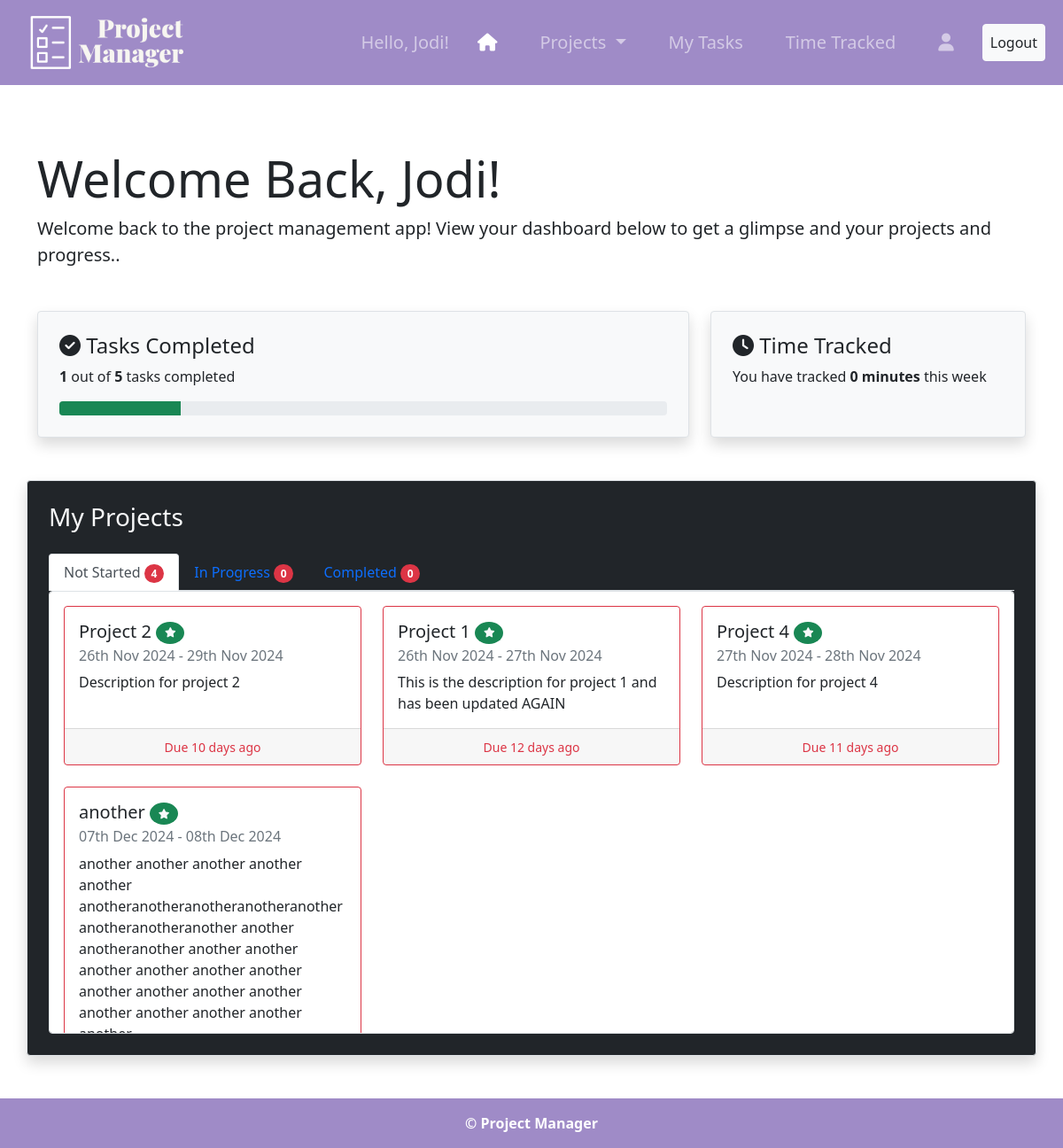
The app's page / (signed in) with its own data.
### projects/models.py (models this page shows, shortened)
class Project(models.Model):
    STATUS_CHOICES = [
        ('Not Started', 'Not Started'),
        ('In Progress', 'In Progress'),
        ('Completed', 'Completed'),
    ]
    name = models.CharField(max_length=200)
    description = models.TextField()
    created_by = models.ForeignKey(User, on_delete=models.CASCADE)
    start_date = models.DateField(default=date.today) #default to today
    end_date = models.DateField(default= date.today() + timedelta(1)) #defult to tomorrow
    team_members = models.ManyToManyField(User, related_name='projects')
    status = models.CharField(max_length=50, choices=STATUS_CHOICES, default='Not Started') #default to not started

### projects/views.py (the view)
# urls.py: 2. Add a URL to urlpatterns:  path('', views.home, name='home')
@login_required
def home(request):
    not_started_projects = []
    in_progress_projects = []
    completed_projects = []
    today = timezone.now().date()
    start_of_week = today - timedelta(days=today.weekday())
    time_entries = TimeEntry.objects.filter(user=request.user, date_entry__gte=start_of_week)
    total_time_minutes = time_entries.aggregate(total_time=models.Sum('time_spent_minutes'))['total_time'] or 0
    if total_time_minutes >= 60:
        hours = total_time_minutes // 60
        minutes = total_time_minutes % 60
        total_time_message = f"{hours} hours {minutes} minutes"
    else:
        total_time_message = f"{total_time_minutes} minutes"
    projects = Project.objects.filter(team_members=request.user)
    total_tasks = Task.objects.filter(assigned_to = request.user).count()
    completed_tasks = Task.objects.filter(assigned_to = request.user, complete=True).count()
    if total_tasks > 0:
        completed_percentage = (completed_tasks / total_tasks) * 100
    else:
        completed_percentage = 0
    for project in projects:
        if project.status == 'Not Started':
            not_started_projects.append(project)
        elif project.status == 'In Progress':
            in_progress_projects.append(project)
        else:
            completed_projects.append(project)
        remaining_days = (project.end_date - today).days
        if remaining_days == 0:
            project.remaining_message = 'Due Today'
            project.is_overdue = False
        elif remaining_days < 0:
            project.remaining_message = f'Due {-remaining_days} days ago'
            project.is_overdue = True
        else:
            project.remaining_message = f'Due in {remaining_days} days'
            project.is_overdue = False
    context = {
        'projects': projects,
        'not_started_projects': not_started_projects,
        'in_progress_projects': in_progress_projects,
        'completed_projects': completed_projects,
        'total_tasks': total_tasks,
        'completed_tasks': completed_tasks,
        'completed_percentage': round(completed_percentage, 2),
        'total_time_message': total_time_message,
        'not_started_count' : len(not_started_projects), #Count number of not started projects
        'in_progress_count' : len(in_progress_projects), #Count number of in progress projects
        'completed_count' : len(completed_projects), #Count number of completed projects
    }
    return render(request, 'projects/home.html', context)

### projects/templates/projects/home.html (shortened to what this page needs)
{% extends "projects/base.html" %}
{% block content %}
    <div class="container">
        <h2 class="display-4 mt-5">Welcome Back, {{ request.user.first_name }}!</h2>
        <p class="lead mb-5">
            Welcome back to the project management app! View your dashboard below to get a glimpse and your projects and progress..
        </p>
        <div class="row mb-5">
            <div class="col-md-8 d-flex justify-content-center">
                <a href="{% url 'task-home' %}" class="w-100 text-decoration-none text-dark">
                    <div class="p-4 w-100 bg-light border rounded shadow d-flex flex-column h-100">
                        <h4><i class="fas fa-check-circle"></i> Tasks Completed</h4>
                        <p><strong>{{ completed_tasks }}</strong> out of <strong>{{ total_tasks }}</strong> tasks completed</p>
                        <div class="progress">
                            {% if total_tasks > 0 %}
                                <div class="progress-bar bg-success" role="progressbar" style="width: {{ completed_percentage }}%" aria-valuenow="{{ completed_percentage }}" aria-valuemin="0" aria-valuemax="100"></div>
                            {% else %}
                                <div class="progress-bar bg-success" role="progressbar" style="width: 0%;" aria-valuenow="0" aria-valuemin="0" aria-valuemax="100"></div>
                            {% endif %}
                        </div>
                    </div>
                </a>
            </div>
            <div class="col-md-4 d-flex justify-content-center">
                <a href="{% url 'time-tracked' %}" class="w-100 text-decoration-none text-dark">
                    <div class="p-4 w-100 bg-light border rounded shadow d-flex flex-column h-100">
                        <h4><i class="fas fa-clock"></i> Time Tracked</h4>
                        <p>You have tracked <strong>{{ total_time_message }}</strong> this week </p>
                    </div>
                </a>
            </div>
        </div>
        <div class="row mb-4">
            <div class="p-4 w-100 bg-dark text-light border rounded shadow">
                <h3 class="mb-4">My Projects</h3>
                <ul class="nav nav-tabs" id="projectsTabs" role="tablist">
                    <li class="nav-item" role="presentation">
                        <button class="nav-link active" id="not-started-tab" data-bs-toggle="tab" data-bs-target="#notstarted" type="button" role="tab" aria-controls="notstarted" aria-selected="true">Not Started <span class="badge rounded-pill bg-danger">{{ not_started_count }}</span></button>
                    </li>
                    <li class="nav-item" role="presentation">
                        <button class="nav-link" id="in-progress-tab" data-bs-toggle="tab" data-bs-target="#inprogress" type="button" role="tab" aria-controls="inprogress" aria-selected="false">In Progress <span class="badge rounded-pill bg-danger">{{ in_progress_count }}</span></button>
                    </li>
                    <li class="nav-item" role="presentation">
                        <button class="nav-link" id="completed-tab" data-bs-toggle="tab" data-bs-target="#completed" type="button" role="tab" aria-controls="completed" aria-selected="false">Completed <span class="badge rounded-pill bg-danger">{{ completed_count }}</span></button>
                    </li>
                </ul>
                <div class="tab-content p-3 bg-white border rounded" id="myHomeTabContent">
                    <div class="tab-pane fade show active" id="notstarted" role="tabpanel" aria-labelledby="notstarted-tab">
                        <div class="row row-cols-1 row-cols-md-2 row-cols-lg-3 g-4">
                            {% if not_started_projects %}
                                {% for project in not_started_projects %}
                                    <div class="col">
                                        <a href="{% url 'project-detail' project.id %}" class="text-decoration-none text-dark">
                                            <div class="card {% if project.is_overdue %}border-danger{% endif %} h-100">
                                                <div class="card-body">
                                                    <h5 class="card-title">
                                                        {{ project.name }}
                                                        {% if project.created_by == user %}
                                                            <span class="badge rounded-circle bg-success text-light" title="Created by you">
                                                            </span>
                                                        {% endif %}
                                                    </h5>
                                                    <h6 class="card-subtitle mb-2 text-muted">
                                                        {{ project.start_date|date:'dS M Y' }} - {{ project.end_date|date:'dS M Y' }}
                                                    </h6>
                                                    <p class="card-text">{{ project.description }}</p>
                                                </div>
                                                <div class="card-footer text-center">
                                                    {% if project.remaining_message %}
                                                        <small class="{% if project.is_overdue %}text-danger{% else %}text-muted{% endif %}">{{ project.remaining_message }}</small>
                                                    {% endif %}
                                                </div>
                                            </div>
                                        </a>
                                    </div>
                                {% endfor %}
                            {% else %}
                                <span class="text-muted py-4">No projects found..</span>
                            {% endif %}
                        </div>
                    </div>
                </div>
            </div>
        </div>
    </div>
{% endblock content %}

### projects/templates/projects/base.html (shortened to what this page needs)
<!DOCTYPE html>
<html lang="en">
<head>
    <link href="https://cdn.jsdelivr.net/npm/bootstrap@5.0.2/dist/css/bootstrap.min.css" rel="stylesheet">
    {% load static %}
    <link rel="stylesheet" href="{% static 'css/style.css' %}">
</head>
<body>
    <div class="col-md-12">
        <nav class="navbar navbar-expand-lg navbar-dark" id="menu">
            <div class="container-fluid">
                <a class="navbar-brand" href="{% url 'project-home' %}">
                    <img src="{% static 'images/logo.png' %}" alt="Logo" id="logo">
                </a>
                <div class="collapse navbar-collapse justify-content-end" id="navbarNavDropdown">
                    <ul class="navbar-nav">
                        {% if user.is_authenticated %}
                            <span class="navbar-text mx-2 fs-5">Hello, {{ user.first_name }}!</span>
                            <li class="nav-item mx-3">
                                <a class="nav-link fs-5 {% if request.resolver_match.url_name == 'project-home' %}active{% endif %}" href="{% url 'project-home' %}"><i class="fa-solid fa-house"></i></a>
                            </li>
                            <li class="nav-item dropdown">
                                <a class="nav-link dropdown-toggle mx-3 fs-5 {% if request.resolver_match.url_name == 'project-list' or request.resolver_match.url_name == 'project-create' %}active{% endif %}
                                " href="#" id="navbarDropdown" role="button" data-bs-toggle="dropdown" aria-expanded="false">
                                    Projects
                                </a>
                            </li>
                            <li class="nav-item mx-3">
                                <a class="nav-link fs-5 {% if request.resolver_match.url_name == 'task-home' %}active{% endif %}" href="{% url 'task-home' %}">My Tasks</a>
                            </li>
                            <li class="nav-item mx-3">
                                <a class="nav-link fs-5 {% if request.resolver_match.url_name == 'time-tracked' %}active{% endif %}" href="{% url 'time-tracked' %}">Time Tracked</a>
                            </li>
                            <li class="nav-item mx-3">
                                <a class="nav-link fs-5 {% if request.resolver_match.url_name == 'profile' %}active{% endif %}" href="{% url 'profile' %}"><i class="fa-solid fa-user"></i></a>
                            </li>
                            <form method="POST" action="{% url 'logout' %}" class="form-inline nav-item d-flex align-items-center">
                                <button type="submit" class="btn btn-logout nav-link btn-light text-dark mx-2">
                                    Logout
                                </button>
                            </form>
                        {% endif %}
                    </ul>
                </div>
            </div>
        </nav>
        <div class="container pt-4">
        </div>
        {% block content %}{% endblock %}
        <footer class="py-3 mt-5">
            <strong>&copy; Project Manager</strong>
        </footer>
    </div>
</body>
</html>

### static/css/style.css (style rules this page uses)
#menu { background-color: #9F8BC7; color: #ffffff; }
#logo { height: 70px; }
.navbar-nav .nav-link.active { font-weight: bold; }
footer { background-color: #9F8BC7; color: #ffffff; text-align: center; }
#myHomeTabContent { max-height: 500px; overflow-y: auto; overflow-x: hidden; }

### records on screen
Project: name "Project 2", start_date "26th Nov 2024", end_date "29th Nov 2024", description "Description for project 2", remaining_message "Due 10 days ago"
Project: name "Project 1", start_date "26th Nov 2024", end_date "27th Nov 2024", description "This is the description for project 1 and has been updated AGAIN", remaining_message "Due 12 days ago"
Project: name "Project 4", start_date "27th Nov 2024", end_date "28th Nov 2024", description "Description for project 4", remaining_message "Due 11 days ago"
Project: name "another", start_date "07th Dec 2024", end_date "08th Dec 2024", description "another another another another another anotheranotheranotheranotheranotheranotheranotheranother another anotheranother another another another another another another another another another another another another another another…"

### other values on screen
{{ user.first_name }} "Jodi"
{{ request.user.first_name }} "Jodi"
{{ completed_tasks }} "1"
{{ total_tasks }} "5"
{{ total_time_message }} "0 minutes"
{{ not_started_count }} "4"
{{ in_progress_count }} "0"
{{ completed_count }} "0"
